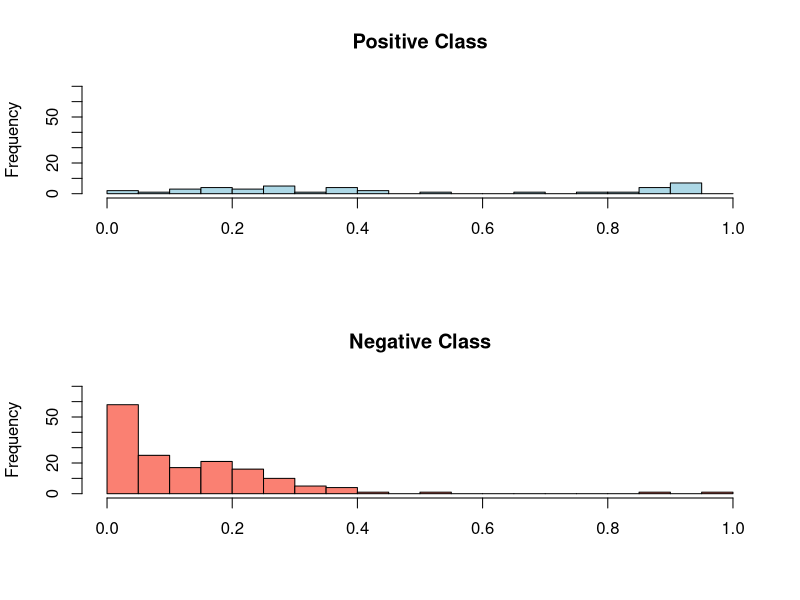
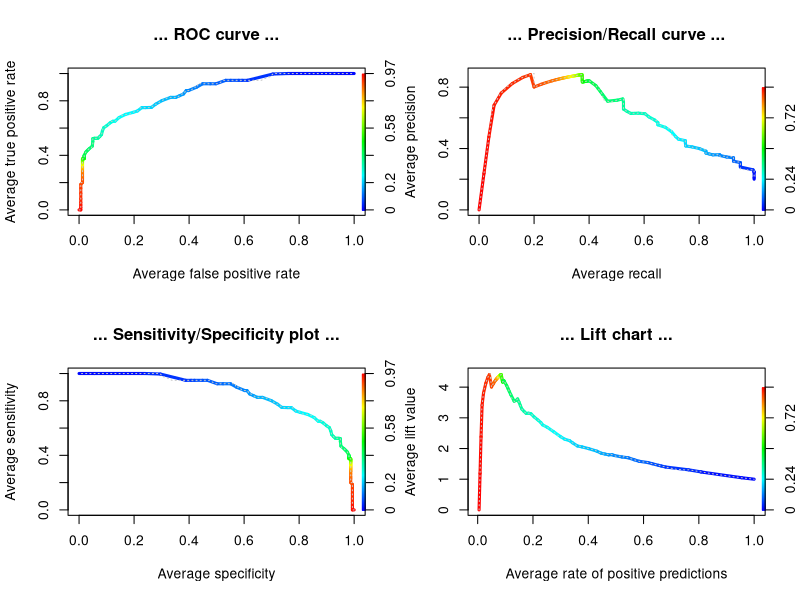
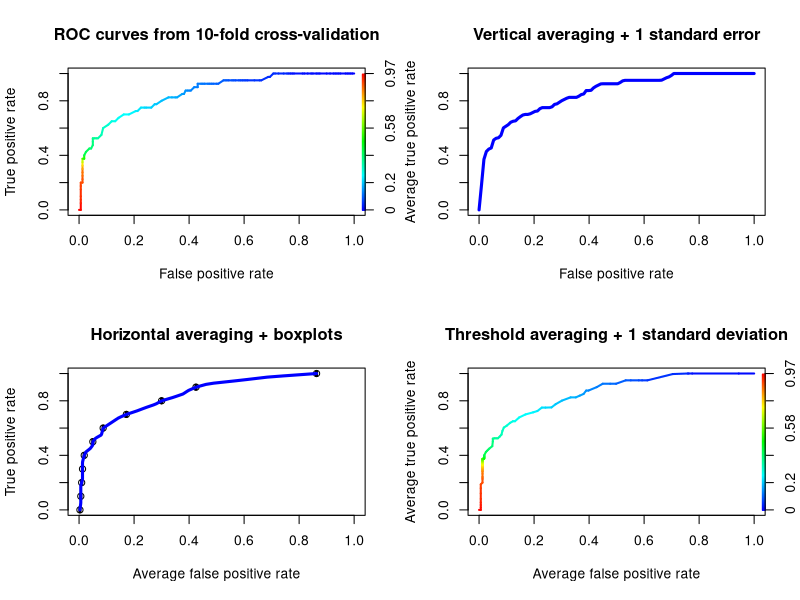

Write R code to recreate these figures, in order.
setwd("//media//kswada//MyFiles//R//icu")

packages <- c("dplyr", "vcd", "MASS", "vcdExtra")
purrr::walk(packages, library, character.only = TRUE, warn.conflicts = FALSE)



# ------------------------------------------------------------------------------
# data:  Death in the ICU
# ------------------------------------------------------------------------------

data("ICU", package = "vcdExtra")

str(ICU)

dim(ICU)


car::some(ICU)



# ----------
# Here we do not apply "rage" and "coma"
# race, coma is represented initially as 3-level factors, but the recoded to binary variables (white, uncons)
# we apply binary variables

ICU2 <- ICU[, -c(4, 20)]

str(ICU2)



# ----------
mod <- glm(died ~ age + cancer + admit + uncons, data = ICU2, family = binomial)

summary(mod)



# ------------------------------------------------------------------------------
# Model Predictive Ability:
# Histogram of probability by each class
# ------------------------------------------------------------------------------

par(mfrow=c(2,1))

pp_ps <- predict(mod, newdata = ICU2 %>% filter(died == "Yes"), type = "response")

pp_ng <- predict(mod, newdata = ICU2 %>% filter(died == "No"), type = "response")

hist(pp_ps, breaks=seq(0, 1, by = 0.05), include.lowest = T, main = "Positive Class", xlab = "", col = "lightblue", ylim = c(0, 70))

hist(pp_ng, breaks=seq(0, 1, by = 0.05), include.lowest = T, main = "Negative Class", xlab = "", col = "salmon", ylim = c(0, 70))




# ------------------------------------------------------------------------------
# Model Predictive Ability:
# ROC curve, Precision-Recall curve,  Sensitivity vs Specificity,  Lift chart
# ------------------------------------------------------------------------------

library(ROCR)

library(MLmetrics)

pp <- predict(mod, newdata = ICU2, type = "response")

ll <- as.numeric(ICU2$died) * 1 - 1


# data Conversion
pred <- prediction(predictions = pp, labels = ll)



# ----------
# ROC curve, Precision-Recall curve,  Sensitivity vs Specificity,  Lift chart
perf_roc <- performance(pred, "tpr", "fpr")

perf_pr <- performance(pred, "prec", "rec")

perf_ss <- performance(pred, "sens", "spec")

perf_lift <- performance(pred, "lift", "rpp")



# ----------
# plotting
par(mfrow=c(2,2))
plot(perf_roc, avg= "threshold", colorize=T, lwd= 3, main= "... ROC curve ...")
plot(perf_roc, lty=3, col="grey78", add=T)
plot(perf_pr, avg= "threshold", colorize=T, lwd= 3,main= "... Precision/Recall curve ...")
plot(perf_pr, lty=3, col="grey78", add=T)
plot(perf_ss, avg= "threshold", colorize=T, lwd= 3, main="... Sensitivity/Specificity plot ...")
plot(perf_ss, lty=3, col="grey78", add=T)
plot(perf_lift, avg= "threshold", colorize=T, lwd= 3, main= "... Lift chart ...")
plot(perf_lift, lty=3, col="grey78", add=T)



# ------------------------------------------------------------------------------
# Model Predictive Ability:
# AUC, F1, Gini, Logloss
# ------------------------------------------------------------------------------

performance(pred, measure = "auc")@y.values[[1]]

F1_Score(y_pred = (pp < 0.5)*1, y_true = ll, positive = "1")

Gini(y_pred = pp, y_true = ll)

LogLoss(y_pred = pp, y_true = ll)



# ------------------------------------------------------------------------------
# Model Predictive Ability:
# ROC curve with various type
# ------------------------------------------------------------------------------

par(mfrow=c(2,2))

plot(perf_roc, colorize=T, lwd=2, main='ROC curves from 10-fold cross-validation')

plot(perf_roc, avg='vertical', spread.estimate='stderror',lwd=3,main='Vertical averaging + 1 standard error',col='blue')

plot(perf_roc, avg='horizontal', spread.estimate='boxplot',lwd=3,main='Horizontal averaging + boxplots',col='blue')

plot(perf_roc, avg='threshold', spread.estimate='stddev',lwd=2, main='Threshold averaging + 1 standard deviation',colorize=T)
